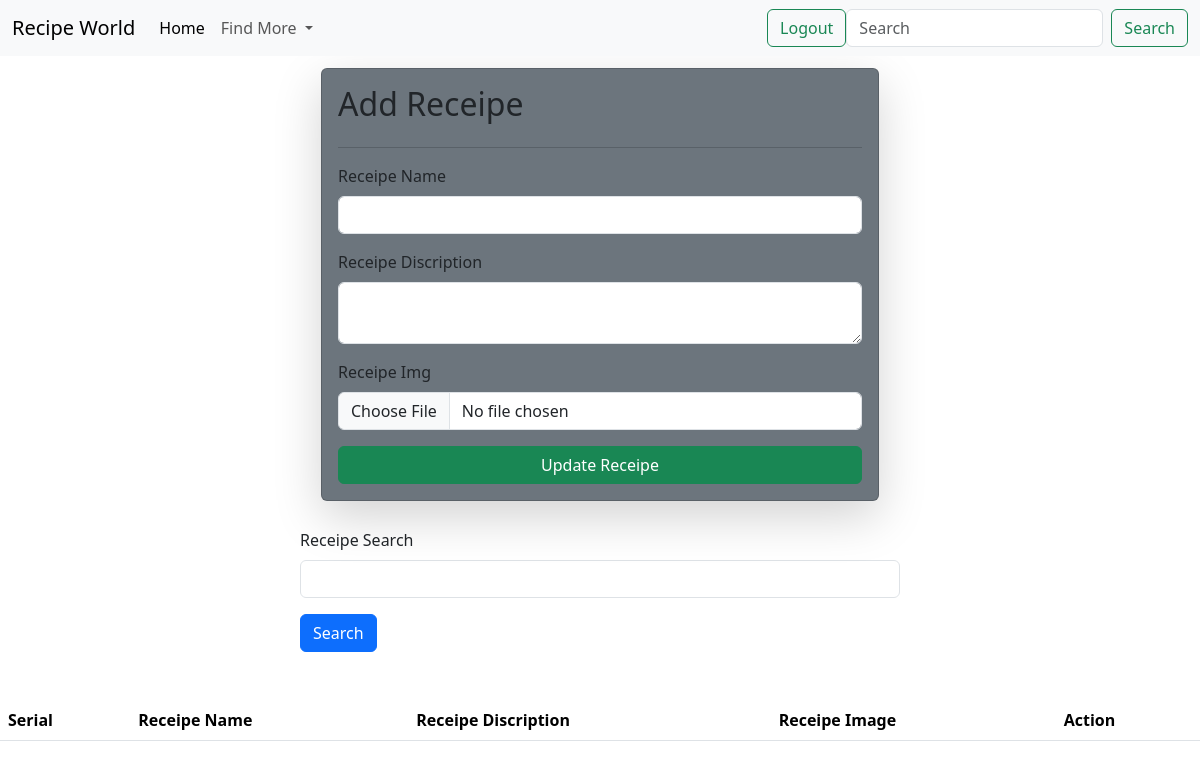
The app's page /add_recipe/ (signed in), older data.
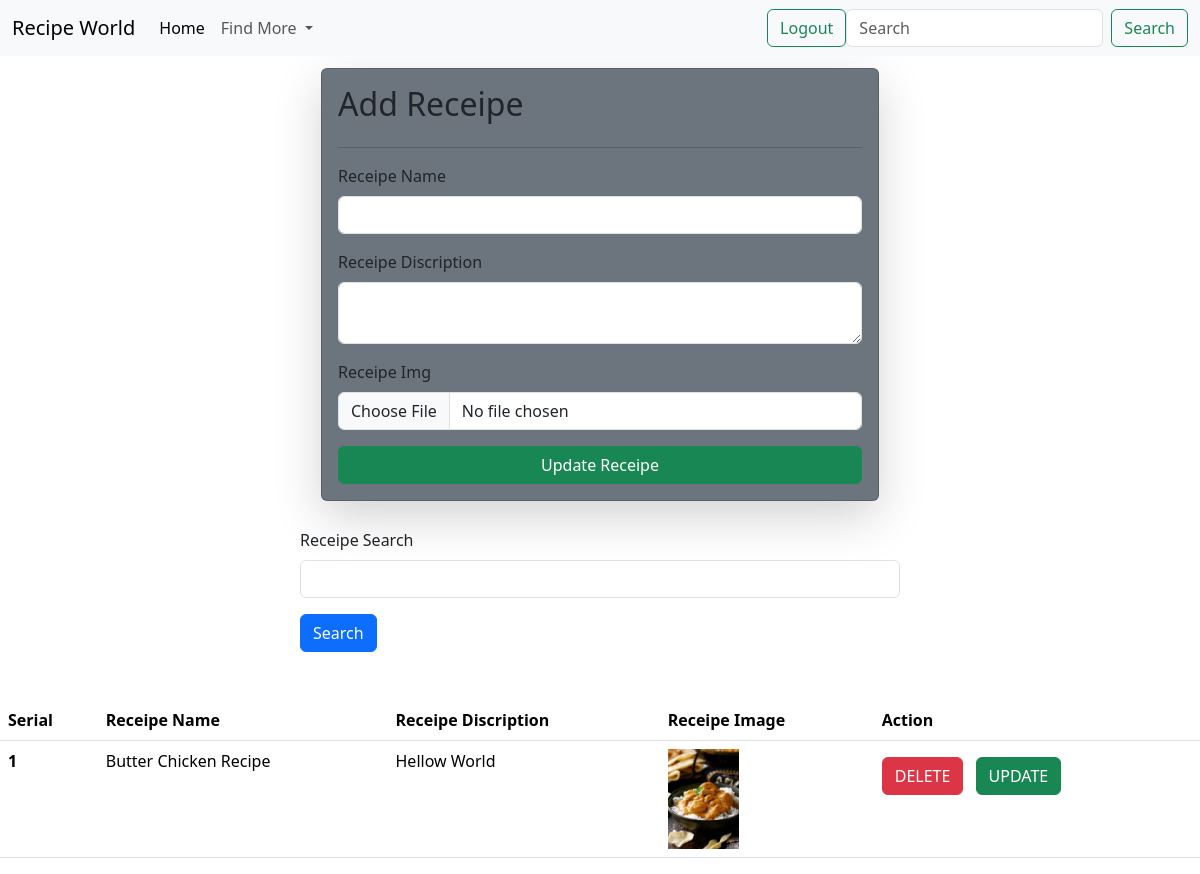
The same page, newer data.
### Recipe/models.py (models this page shows)
class Receipe(models.Model):
    user = models.ForeignKey(User, on_delete=models.SET_NULL, null=True, blank=True)
    receipe_name = models.CharField(max_length = 100)
    receipe_discription = models.TextField()
    receipe_image = models.ImageField(upload_to= 'receipe')

### Recipe/views.py (the view, shortened to what this page needs)
# urls.py: path('add_recipe/', add_recipe , name= "add_recipe"),
@login_required(login_url='/login')
def add_recipe(request):
    queryset = Receipe.objects.filter(user=request.user)
    if request.GET.get('search'):
        queryset = queryset.filter(receipe_name__icontains=request.GET.get('search'))
    context = {'receipes': queryset}
    return render(request, 'add_recipe.html', context)

### Recipe/templates/add_recipe.html (shortened to what this page needs)
{% load static %}
<!DOCTYPE html>
<html lang="en">
<head>
    <link href="https://cdn.jsdelivr.net/npm/bootstrap@5.3.2/dist/css/bootstrap.min.css" rel="stylesheet">
</head>
<body>
  <nav class="navbar navbar-expand-lg fixed-top bg-body-tertiary">
    <div class="container-fluid">
      <a class="navbar-brand" href="">Recipe World</a>
      <div class="collapse navbar-collapse" id="navbarSupportedContent">
        <ul class="navbar-nav me-auto mb-2 mb-lg-0">
          <li class="nav-item">
            <a class="nav-link active" aria-current="page" href="/">Home</a>
          </li>
          <li class="nav-item dropdown">
            <a class="nav-link dropdown-toggle" href="#" role="button" data-bs-toggle="dropdown" aria-expanded="false">
              Find More
            </a>
          </li>
        </ul>
        <a class="btn btn-outline-success" href="/logout" name="profile" type="submit">Logout</a>
        <form class="d-flex" role="search" method = "post">
          <input class="form-control me-2" type="search" placeholder="Search" aria-label="Search">
          <button class="btn btn-outline-success" name="search" type="submit">Search</button>
        </form>
      </div>
    </div>
    </nav>
    <div class="col">
      <div class="row-md-12">
        <section class="gradient-form">
          <div class="container mt-1">
              <br> <br>
              <form class="col-6 mx-auto bg-secondary card p-3 shadow-lg mt-3" method="post" enctype="multipart/form-data">
                  <h2>Add Receipe</h2>
                  <hr>
                  <div class="mb-3">
                    <label for="exampleInputEmail1" class="form-label">Receipe Name</label>
                    <input name = "recipe_name" type="text" class="form-control">
                  </div>
                  <div class="mb-3">
                    <label for="exampleInputPassword1" class="form-label">Receipe Discription</label>
                    <textarea name="recipe_description" class="form-control"></textarea>
                  </div>
                  <div class="mb-3">
                    <label for="exampleInputPassword1" class="form-label">Receipe Img</label>
                    <input name = "recipe_image" type="file" class="form-control">
                    </div>
                  <button type="submit" class="btn btn-success">Update Receipe</button>
                </form>
          </div>
      </section>
      </div>
      <div class="row-md-12">
          <div class="mt-1">
            <div class="mx-auto col-6">
              <form action="">
              <div class="mb-3">
                <label for="exampleInputEmail1" class="form-label">Receipe Search </label>
                <input name = "search" type="text" class="form-control">
              </div>
              <button class="btn btn-primary">Search</button>
            </form>
           </div>
          </div>
      </div>
      <div class="row-md-12">
          <table class="table mt-5">
            <thead>
              <tr>
                <th scope="col">Serial</th>
                <th scope="col">Receipe Name</th>
                <th scope="col">Receipe Discription</th>
                <th scope="col">Receipe Image</th>
                <th scope="col"> Action  </th>
              </tr>
            </thead>
            <tbody>
              {% for receipe in receipes %}
              <tr>
                <th scope="row">{{forloop.counter}} </th>
                <td>{{receipe.receipe_name}} </td>
                <td> {{receipe.receipe_discription}} </td>
                <td> <img src="/media/{{receipe.receipe_image}}" alt="" style="height: 100px;"> </td>
                <td>
                  <a href="/delete_recipe/{{receipe.id}}" class="btn btn-danger"> DELETE </a>
                  <a href="/update_recipe/{{receipe.id}}" class="btn btn-success m-2"> UPDATE </a>
                </td>
              </tr>
              {% endfor %}
            </tbody>
          </table>
      </div>
      </div>
</body>
</html>

Row changes from the older to the newer data that the page shows:
added Receipe: receipe_name "Butter Chicken Recipe", receipe_discription "Hellow World", receipe_image (picture)
